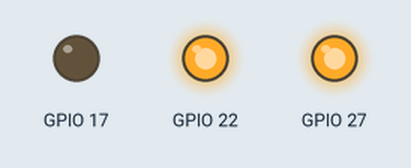
Bench run of a program on a simulated Raspberry Pi (BCM pin numbers). On the bench: output pins drawn as LEDs (lit = HIGH). What the program prints to the terminal is not drawn.

Above: at 2.5 s.
At 7.5 s:
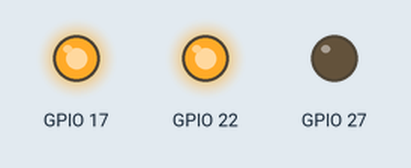
Timing chart, 0 to 11.5 s (numbered marks = the images above):
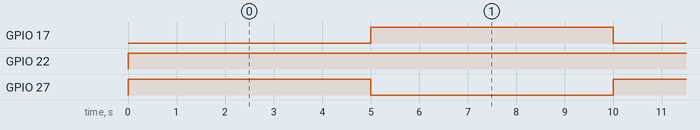

Measured:
- by itself, GPIO 17, GPIO 27: alternates HIGH for 5.0 s and LOW for 5.0 s
- by itself, GPIO 22: LOW → HIGH at 0.00 s

The program:

motor.py
```python
import gpiod
import time


EN_PIN = 22
A_PIN1 = 27
A_PIN2 = 17

chip = gpiod.Chip('gpiochip4', gpiod.Chip.OPEN_BY_NAME)
en_line = chip.get_line(EN_PIN)
a1_line= chip.get_line(A_PIN1)
a2_line = chip.get_line(A_PIN2)

en_line.request(consumer="EN", type=gpiod.LINE_REQ_DIR_OUT)
a1_line.request(consumer="A1", type=gpiod.LINE_REQ_DIR_OUT)
a2_line.request(consumer="A2", type=gpiod.LINE_REQ_DIR_OUT)

try:
    while True:
        en_line.set_value(1)
        a1_line.set_value(1)
        a2_line.set_value(0)
        time.sleep(5)
        a1_line.set_value(0)
        a2_line.set_value(1)
        time.sleep(5)
        print(1)

except KeyboardInterrupt:  # When 'Ctrl+C' is pressed, the child program destroy() will be  executed.
    en_line.set_value(0)
    a2_line.set_value(0)
    a1_line.set_value(0)
    en_line.release()
    a1_line.release()
    a2_line.release()
    chip.close()
```
